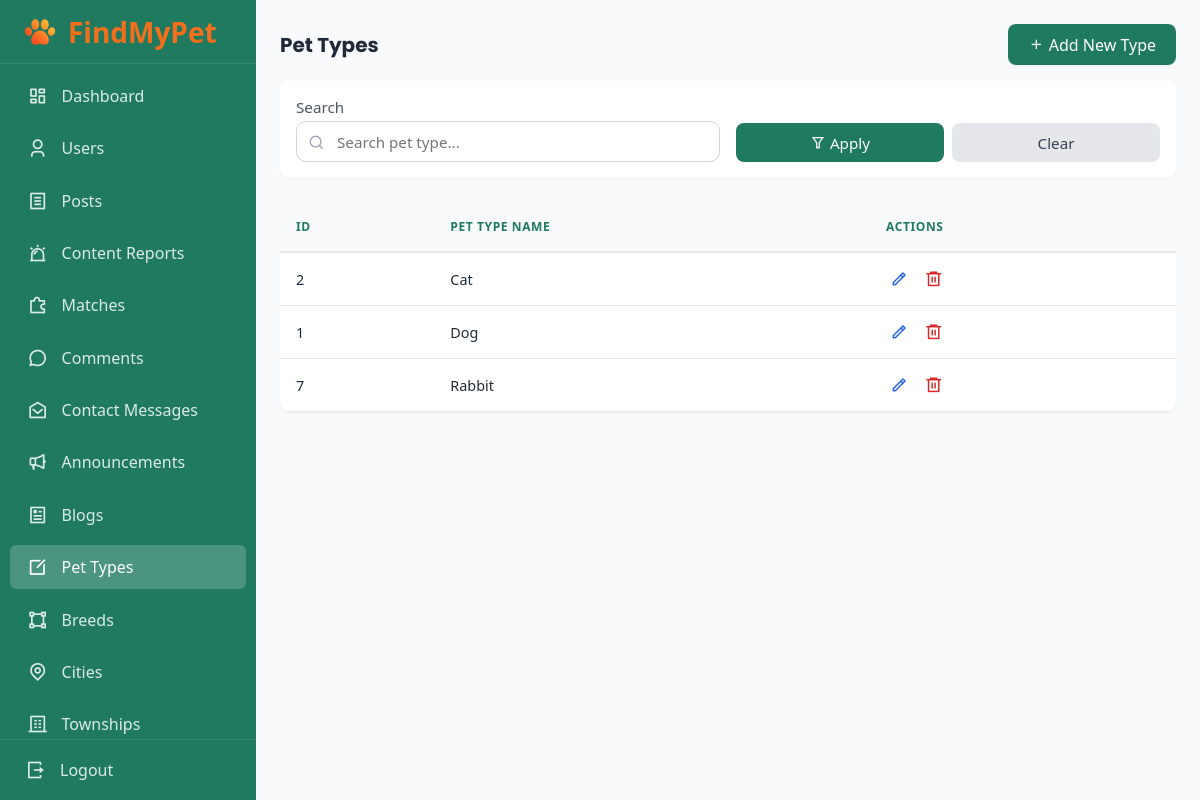
Screenshot of /admin/pet_types.php (signed in) with the database file from the repository.
### tables this page shows
CREATE TABLE `pet_type` (
  `id` int(11) NOT NULL,
  `type_name` varchar(50) NOT NULL
);

### database/functions.php (called while the page is built, shortened)
<?php
function buildPetTypeFilters($search)
{
    $whereClauses = [];
    $params = [];
    return [
        'where' => empty($whereClauses)
            ? ''
            : 'WHERE ' . implode(' AND ', $whereClauses),
        'params' => $params
    ];
}
function getFilteredPetTypes(PDO $pdo, $search = '', $limit = 10, $offset = 0)
{
    $filterData = buildPetTypeFilters($search);
    $sql = "SELECT * FROM pet_type {$filterData['where']} ORDER BY type_name ASC";
    if ($limit !== null && $offset !== null) {
        $sql .= " LIMIT " . (int)$limit . " OFFSET " . (int)$offset;
    }
    $stmt = $pdo->prepare($sql);
    $stmt->execute($filterData['params']);
    return $stmt->fetchAll(PDO::FETCH_ASSOC);
}

### admin/pet_types.php (the view, shortened to what this page needs)
<?php
require_once "../database/functions.php";
$search = isset($_GET['search']) ? trim($_GET['search']) : '';
$perPage = 10;
$currentPage = isset($_GET['page']) && is_numeric($_GET['page']) && $_GET['page'] > 0 ? (int)$_GET['page'] : 1;
$offset = ($currentPage - 1) * $perPage;
$petTypes = getFilteredPetTypes($pdo, $search, $perPage, $offset);
?>
<!DOCTYPE html>
<html lang="en">
<head>
    <link rel="stylesheet" href="../assets/css/style.css">
    <link rel="stylesheet" href="../assets/css/admin.css">
    <link href="https://cdn.jsdelivr.net/npm/remixicon@4.9.0/fonts/remixicon.css" rel="stylesheet" />
</head>
<body class="admin-body">
    <aside id="sidebar">
        <div>
            <div class="logo-container">
                <img src="../uploads/logo.png" alt="Logo" class="sidebar-logo">
                <span>FindMyPet</span>
            </div>
        </div>
        <nav>
            <a href="dashboard.php" class="admin-sidebar-link">
                <i class="ri-dashboard-line"></i>
                <span>Dashboard</span>
            </a>
            <a href="users.php" class="admin-sidebar-link">
                <i class="ri-user-3-line"></i>
                <span>Users</span>
            </a>
            <a href="posts.php" class="admin-sidebar-link">
                <i class="ri-file-list-line"></i>
                <span>Posts</span>
            </a>
            <a href="reports.php" class="admin-sidebar-link">
                <i class="ri-alarm-warning-line"></i>
                <span>Content Reports</span>
            </a>
            <a href="matches.php" class="admin-sidebar-link">
                <i class="ri-puzzle-2-line"></i>
                <span>Matches</span>
            </a>
            <a href="comments.php" class="admin-sidebar-link">
                <i class="ri-chat-3-line"></i>
                <span>Comments</span>
            </a>
            <a href="messages.php" class="admin-sidebar-link">
                <i class="ri-mail-open-line"></i>
                <span>Contact Messages</span>
            </a>
            <a href="announcements.php" class="admin-sidebar-link">
                <i class="ri-megaphone-line"></i>
                <span>Announcements</span>
            </a>
            <a href="blogs.php" class="admin-sidebar-link">
                <i class="ri-article-line"></i>
                <span>Blogs</span>
            </a>
            <a href="pet_types.php" class="admin-sidebar-link active">
                <i class="ri-edit-box-line"></i>
                <span>Pet Types</span>
            </a>
            <a href="breeds.php" class="admin-sidebar-link">
                <i class="ri-shape-2-line"></i>
                <span>Breeds</span>
            </a>
            <a href="cities.php" class="admin-sidebar-link">
                <i class="ri-map-pin-line"></i>
                <span>Cities</span>
            </a>
            <a href="townships.php" class="admin-sidebar-link">
                <i class="ri-building-4-line"></i>
                <span>Townships</span>
            </a>
        </nav>
        <div>
            <a href="logout.php" class="admin-sidebar-link">
                <i class="ri-logout-box-r-line"></i>
                <span>Logout</span>
            </a>
        </div>
    </aside>
    <main class="admin-main">
        <section>
            <div class="admin-header">
                <div class="admin-header-left">
                    <h3 class="admin-header-title">Pet Types</h3>
                </div>
                <div class="admin-header-right">
                    <button type="button" onclick="document.getElementById('addModal').classList.remove('is-hidden')" class="admin-btn admin-btn-primary primary-btn">
                        <i class="ri-add-line"></i>
                        <span>Add New Type</span>
                    </button>
                </div>
            </div>
            <form method="GET" action="pet_types.php" class="admin-filter-form">
                <div class="admin-form-grid search-grid">
                    <div class="admin-form-group">
                        <label class="admin-label">Search</label>
                        <div class="search-icon-wrapper">
                            <input type="text" name="search" placeholder="Search pet type..." class="admin-input-search" value="<?= htmlspecialchars($search) ?>">
                            <i class="ri-search-line"></i>
                        </div>
                    </div>
                    <div class="admin-form-group form-actions">
                        <button type="submit" class="admin-btn admin-btn-primary form-action-btn">
                            <i class="ri-filter-line"></i> Apply
                        </button>
                        <a href="users.php" class="admin-btn admin-btn-secondary form-action-btn">
                            Clear
                        </a>
                    </div>
                </div>
            </form>
            <div class="table-card">
                <div class="admin-table-wrapper">
                    <table class="admin-table">
                        <thead>
                            <tr>
                                <th>ID</th>
                                <th>Pet Type Name</th>
                                <th>Actions</th>
                            </tr>
                        </thead>
                        <tbody>
                            <?php if (count($petTypes) > 0): ?>
                                <?php foreach ($petTypes as $typeItem): ?>
                                    <tr>
                                        <td><?= $typeItem['id']; ?></td>
                                        <td class="td-name"><?= htmlspecialchars($typeItem['type_name']); ?></td>
                                        <td>
                                            <div class="admin-action-group">
                                                <button type="button"
                                                        class="admin-action-btn edit review-btn"
                                                        title="Edit"
                                                        onclick="openEditModal(<?= $typeItem['id'] ?>, '<?= htmlspecialchars($typeItem['type_name'], ENT_QUOTES) ?>')">
                                                    <i class="ri-pencil-line"></i>
                                                </button>
                                                <a href="delete_pet_type.php?id=<?= $typeItem['id']; ?>"
                                                   class="admin-action-btn delete"
                                                   title="Delete"
                                                   onclick="return confirm('Are you sure you want to delete this data?')">
                                                    <i class="ri-delete-bin-6-line"></i>
                                                </a>
                                            </div>
                                        </td>
                                    </tr>
                                <?php endforeach; ?>
                            <?php endif; ?>
                        </tbody>
                    </table>
                </div>
            </div>
        </section>
    </main>
</body>
</html>

### assets/css/style.css (style rules this page uses)
* { margin: 0; padding: 0; box-sizing: border-box; font-family: "Segoe UI", Tahoma, Geneva, Verdana, sans-serif; }
body { background-color: #f8fafc; }

### rows the page displays
pet_type: id "2", type_name "Cat"
pet_type: id "1", type_name "Dog"
pet_type: id "7", type_name "Rabbit"
